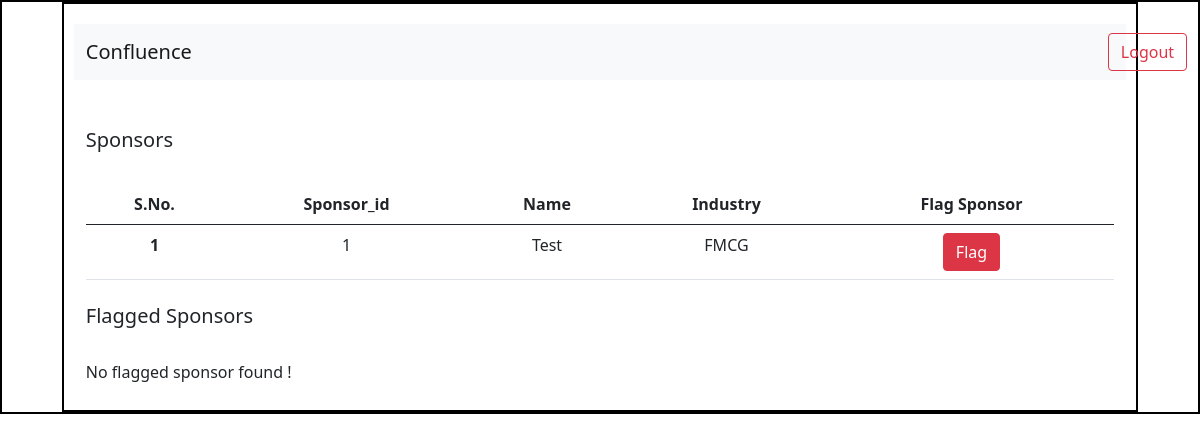
/admin/sponsor, run on an earlier commit of the app's database.
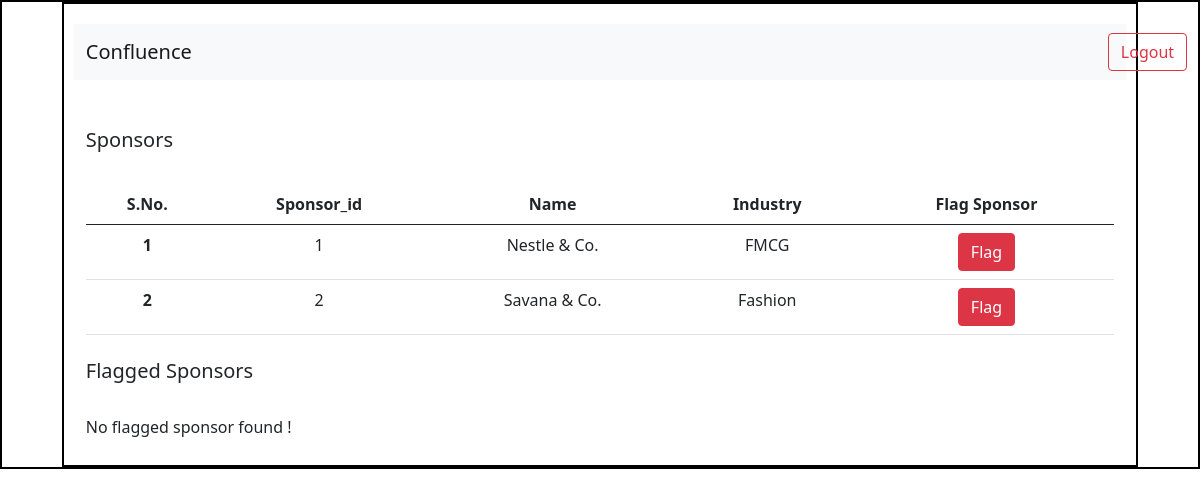
And on a later commit of the database.
### application/models.py (models this page shows)
class Sponsor(db.Model):
    __tablename__ = 'sponsor'
    id = db.Column(db.Integer, primary_key = True)
    user_name = db.Column(db.String, nullable = False, unique = True)
    password = db.Column(db.String, nullable = False)
    full_name = db.Column(db.String, nullable = False)
    industry = db.Column(db.String, nullable = False)
    role = db.Column(db.String, nullable = False)
    is_flagged = db.Column(db.Boolean, default = False)

### application/controllers.py (the view)
@app.route('/admin/sponsor')
def fetch_sponsor_info():
    sponsor_info = Sponsor.query.filter_by(is_flagged = False).all()
    flagged_sponsors = Sponsor.query.filter_by(is_flagged = True).all()
    return render_template ('sponsor_stats.html', sponsors = sponsor_info, flagged_sponsors = flagged_sponsors)

### templates/sponsor_stats.html (shortened to what this page needs)
<!DOCTYPE html>
<html lang="en">
<head>
    <link rel="stylesheet" href="../static/dashboard.css">
    <link href="https://cdn.jsdelivr.net/npm/bootstrap@5.0.2/dist/css/bootstrap.min.css" rel="stylesheet">
</head>
<body>
    <div id = "main">
        <div id = "canvas">
            <div id = "dashboard-body">
            <nav class="navbar navbar-expand-lg navbar-light bg-light">
                <div class="container-fluid">
                  <a class="navbar-brand" href="#">Confluence</a>
                  <div class="collapse navbar-collapse" id="navbarSupportedContent">
                    <form class="d-flex" style="margin-left: 900px;">
                      <button class="btn btn-outline-danger" type="button" onclick="location.href='/logout'">Logout</button>
                  </form>
                  </div>
                </div>
              </nav>
              <br>
              <div class="container mt-4">
                <h5>Sponsors </h5><br>
                <table class="table" style="text-align: center;">
                  <thead>
                    <tr>
                      <th scope="col">S.No.</th>
                      <th scope="col">Sponsor_id</th>
                      <th scope="col">Name</th>
                      <th scope="col">Industry</th>
                      <th scope="col">Flag Sponsor</th>
                    </tr>
                  </thead>
                  <tbody>
                    {% for sponsor in sponsors %}
                    <tr>
                      <th scope="row">{{loop.index}}</th>
                      <td>{{sponsor.id}}</td>
                      <td>{{sponsor.full_name}}</td>
                      <td>{{sponsor.industry}}</td>
                      <td><form action='/admin/flag_sponsor/{{sponsor.id}}' method="POST"
                        onsubmit="return confirm('Are you sure you want to flag this sponsor?');">
                        <button type="submit" class="btn btn-danger">Flag</button>
                      </form></td>
                    </tr>
                    {% endfor %}
                  </tbody>
                </table>
            </div>
            <div class="container mt-4">
              <h5>Flagged Sponsors </h5><br>
              {% if flagged_sponsors|length == 0%}
              <p> No flagged sponsor found !</p>
              {% endif %}
          </div>
            </div>
        </div>
    </div>
</body>
</html>

What changed in the data, as far as the page shows it:
changed Sponsor "FMCG": full_name "Test" → "Nestle & Co."
added Sponsor: id "2", full_name "Savana & Co.", industry "Fashion"
